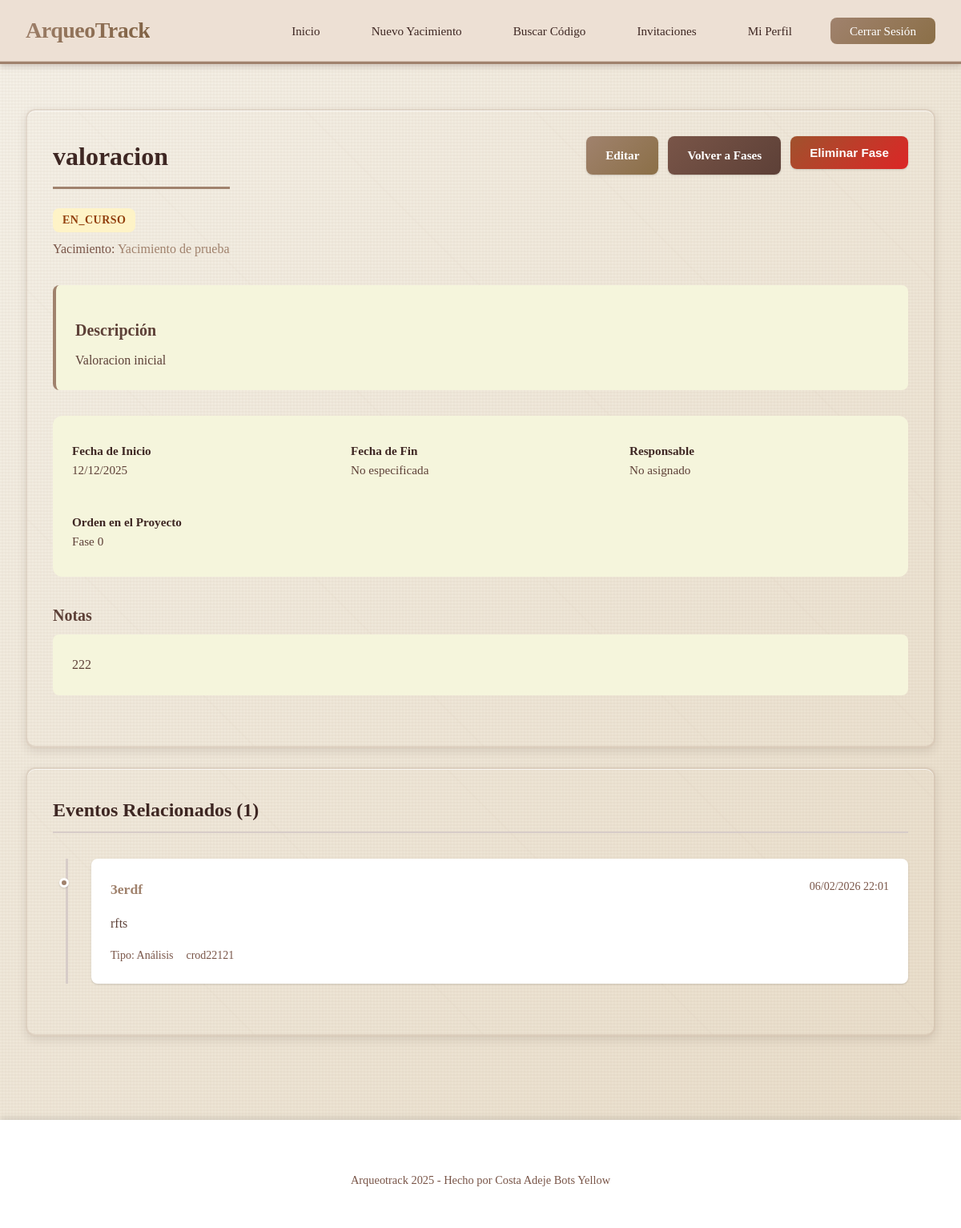
The app's page /fase/2 (signed in) with its own data.
### app/models/fase.py (models this page shows, shortened)
class FaseProyecto(db.Model):
    __tablename__ = 'fases_proyecto'
    id = db.Column(db.Integer, primary_key=True)
    yacimiento_id = db.Column(db.Integer, db.ForeignKey('yacimientos.id'), nullable=False, index=True)
    responsable_id = db.Column(db.Integer, db.ForeignKey('usuarios.id'))
    nombre = db.Column(db.String(100), nullable=False)
    descripcion = db.Column(db.Text)
    estado = db.Column(db.String(50), default='planificada')  # planificada, en_curso, finalizada
    orden = db.Column(db.Integer, default=0)
    fecha_inicio = db.Column(db.Date)
    fecha_fin = db.Column(db.Date)
    objetivos = db.Column(db.Text)
    metodologia = db.Column(db.Text)
    recursos_necesarios = db.Column(db.Text)
    resultados_esperados = db.Column(db.Text)
    presupuesto = db.Column(db.Float)
    equipo_participante = db.Column(db.Text)
    notas = db.Column(db.Text)
    fecha_creacion = db.Column(db.DateTime, default=datetime.utcnow, nullable=False)
    yacimiento = db.relationship(
        'Yacimiento',
        back_populates='fases'
    )
    responsable = db.relationship(
        'Usuario',
        back_populates='fases_responsable',
        foreign_keys=[responsable_id]
    )
    eventos = db.relationship(
        'Evento',
        back_populates='fase',
        cascade='all, delete-orphan',
        lazy='dynamic'
    )
    __table_args__ = (
        db.Index('idx_fases_yacimiento_orden', 'yacimiento_id', 'orden'),
    )

### app/models/yacimiento.py (models this page shows, shortened)
class Yacimiento(db.Model):
    __tablename__ = 'yacimientos'
    id = db.Column(db.Integer, primary_key=True)
    user_id = db.Column(db.Integer, db.ForeignKey('usuarios.id'), nullable=False, index=True)
    nombre = db.Column(db.String(200), nullable=False)
    ubicacion = db.Column(db.String(300))
    descripcion = db.Column(db.Text)
    lat = db.Column(db.Float)
    lng = db.Column(db.Float)
    polygon_geojson = db.Column(db.Text)  # GeoJSON del polígono (almacenado como texto)
    area_m2 = db.Column(db.Float)  # Área en metros cuadrados
    altitud_media = db.Column(db.Float)
    responsable = db.Column(db.String(100))
    fecha_inicio = db.Column(db.Date)
    fecha_fin = db.Column(db.Date)
    fecha_creacion = db.Column(db.DateTime, default=datetime.utcnow, nullable=False)
    fecha_actualizacion = db.Column(db.DateTime, default=datetime.utcnow, onupdate=datetime.utcnow)
    propietario = db.relationship(
        'Usuario',
        back_populates='yacimientos'
    )
    hallazgos = db.relationship(
        'Hallazgo',
        back_populates='yacimiento',
        cascade='all, delete-orphan',
        lazy='dynamic'
    )
    sectores = db.relationship(
        'Sector',
        back_populates='yacimiento',
        cascade='all, delete-orphan',
        lazy='dynamic'
    )
    fases = db.relationship(
        'FaseProyecto',
        back_populates='yacimiento',
        cascade='all, delete-orphan',
        lazy='dynamic',
        order_by='FaseProyecto.orden'
    )
    eventos = db.relationship(
        'Evento',
        back_populates='yacimiento',
        cascade='all, delete-orphan',
        lazy='dynamic',
        order_by='Evento.fecha.desc()'
    )
    invitaciones = db.relationship(
        'Invitacion',
        back_populates='yacimiento',
        cascade='all, delete-orphan',
        lazy='dynamic'
    )
    __table_args__ = (
        db.Index('idx_yacimientos_user_fecha', 'user_id', 'fecha_creacion'),
    )

### app/models/evento.py (models this page shows, shortened)
class Evento(db.Model):
    __tablename__ = 'eventos'
    id = db.Column(db.Integer, primary_key=True)
    yacimiento_id = db.Column(db.Integer, db.ForeignKey('yacimientos.id'), nullable=False, index=True)
    usuario_id = db.Column(db.Integer, db.ForeignKey('usuarios.id'), nullable=False)
    fase_id = db.Column(db.Integer, db.ForeignKey('fases_proyecto.id'))
    hallazgo_id = db.Column(db.Integer, db.ForeignKey('hallazgos.id'))
    sector_id = db.Column(db.Integer, db.ForeignKey('sectores.id'))
    tipo = db.Column(db.String(50), nullable=False)  # hallazgo, reunion, cambio_estado, analisis, decision, visita, entrega, otro
    titulo = db.Column(db.String(200), nullable=False)
    descripcion = db.Column(db.Text, nullable=False)
    fecha = db.Column(db.DateTime, default=datetime.utcnow, nullable=False, index=True)
    ubicacion = db.Column(db.String(200))
    participantes = db.Column(db.Text)
    resultados = db.Column(db.Text)
    prioridad = db.Column(db.String(20), default='media')  # baja, media, alta, urgente
    estado_evento = db.Column(db.String(20), default='pendiente')  # pendiente, en_progreso, completado, cancelado
    yacimiento = db.relationship(
        'Yacimiento',
        back_populates='eventos'
    )
    usuario = db.relationship(
        'Usuario',
        back_populates='eventos'
    )
    fase = db.relationship(
        'FaseProyecto',
        back_populates='eventos'
    )
    hallazgo = db.relationship(
        'Hallazgo',
        back_populates='eventos'
    )
    sector = db.relationship(
        'Sector',
        back_populates='eventos'
    )
    __table_args__ = (
        db.Index('idx_eventos_yacimiento_fecha', 'yacimiento_id', 'fecha'),
        db.Index('idx_eventos_tipo', 'tipo'),
    )

### app/models/user.py (models this page shows, shortened)
class Usuario(db.Model, UserMixin):
    __tablename__ = 'usuarios'
    id = db.Column(db.Integer, primary_key=True)
    nombre_usuario = db.Column(db.String(80), unique=True, nullable=False, index=True)
    email = db.Column(db.String(120), unique=True, nullable=False, index=True)
    contraseña = db.Column('password_hash', db.String(200), nullable=False)
    nombre = db.Column(db.String(100), nullable=False)
    apellidos = db.Column(db.String(100), nullable=False)
    fecha_nacimiento = db.Column(db.Date, nullable=False)
    ocupacion = db.Column(db.String(50), nullable=True)
    fecha_registro = db.Column(db.DateTime, default=datetime.utcnow)
    activo = db.Column(db.Boolean, default=True)
    rol = db.Column(db.String(20), default='arqueologo')
    yacimientos = db.relationship('Yacimiento', back_populates='propietario', lazy='dynamic')
    hallazgos = db.relationship('Hallazgo', back_populates='propietario', lazy='dynamic', foreign_keys='Hallazgo.user_id')
    hallazgos_encontrados = db.relationship('Hallazgo', back_populates='encontrado_por', lazy='dynamic', foreign_keys='Hallazgo.encontrado_por_id')
    eventos = db.relationship('Evento', back_populates='usuario', lazy='dynamic')
    comentarios = db.relationship('Comentario', back_populates='usuario', lazy='dynamic')
    fases_responsable = db.relationship('FaseProyecto', back_populates='responsable', lazy='dynamic')
    invitaciones_enviadas = db.relationship('Invitacion', back_populates='invitado_por', lazy='dynamic', foreign_keys='Invitacion.invitado_por_id')
    invitaciones_recibidas = db.relationship('Invitacion', back_populates='invitado', lazy='dynamic', foreign_keys='Invitacion.invitado_id')
    def has_permission(self, yacimiento_id, permission):
        from app.models.invitacion import Invitacion
        from app.models.yacimiento import Yacimiento
        yacimiento = Yacimiento.query.get(yacimiento_id)
        if not yacimiento:
            return False, None
        if self.id == yacimiento.user_id:
            return True, 'propietario'

### app/blueprints/fase.py (the view)
@fase_bp.route('/fase/<int:fase_id>')
@login_required
def detalle(fase_id):
    fase = FaseProyecto.query.get_or_404(fase_id)
    puede_ver, _ = current_user.has_permission(fase.yacimiento_id, 'read')
    if not puede_ver:
        abort(403)
    eventos = Evento.query.filter_by(fase_id=fase_id).order_by(Evento.fecha.desc()).all()
    return render_template(
        'fases/detalle.html',
        fase=fase,
        eventos=eventos,
        time_ago=time_ago
    )

### templates/fases/detalle.html (shortened to what this page needs)
{% extends "base.html" %}
{% block content %}
<div class="main-content">
    <div class="card">
        <div style="display: flex; justify-content: space-between; align-items: start; flex-wrap: wrap; gap: 1rem; margin-bottom: 1.5rem;">
            <div>
                <h1>{{ fase.nombre }}</h1>
                <p style="margin: 0.5rem 0;">
                    <span class="badge badge-{% if fase.estado == 'finalizada' %}success{% elif fase.estado == 'activa' %}info{% else %}warning{% endif %}">
                        {{ fase.estado|upper }}
                    </span>
                </p>
                <p style="color: var(--gray); margin-top: 0.5rem;">
                    Yacimiento: <a href="/yacimiento/{{ fase.yacimiento.id }}" style="color: var(--primary-color); text-decoration: none;">{{ fase.yacimiento.nombre }}</a>
                </p>
            </div>
            <div class="button-group" style="margin: 0;">
                <a href="/editar_fase/{{ fase.id }}" class="btn">Editar</a>
                <a href="/yacimiento/{{ fase.yacimiento_id }}/fases" class="btn btn-secondary">Volver a Fases</a>
                <form method="POST" action="/eliminar_fase/{{ fase.id }}" style="display: inline;" onsubmit="return confirm('¿Estás seguro de eliminar esta fase?');">
            <button type="submit" class="btn btn-danger">Eliminar Fase</button>
        </form>
            </div>
        </div>
        {% if fase.descripcion %}
        <div style="margin: 2rem 0; padding: 1.5rem; background: var(--light-gray); border-radius: var(--border-radius); border-left: 4px solid var(--primary-color);">
            <h3>Descripción</h3>
            <p style="color: var(--dark-secondary); line-height: 1.7; margin: 0.5rem 0 0 0;">{{ fase.descripcion }}</p>
        </div>
        {% endif %}
        <div class="detail-grid" style="grid-template-columns: repeat(auto-fit, minmax(250px, 1fr)); gap: 1.5rem; padding: 1.5rem; background: var(--light-gray); border-radius: var(--border-radius-lg);">
            <div class="detail-item">
                <strong>Fecha de Inicio</strong><br>
                <span style="color: var(--dark-secondary);">{{ fase.fecha_inicio.strftime('%d/%m/%Y') if fase.fecha_inicio else 'No especificada' }}</span>
            </div>
            <div class="detail-item">
                <strong>Fecha de Fin</strong><br>
                <span style="color: var(--dark-secondary);">{{ fase.fecha_fin.strftime('%d/%m/%Y') if fase.fecha_fin else 'No especificada' }}</span>
            </div>
            <div class="detail-item">
                <strong>Responsable</strong><br>
                <span style="color: var(--dark-secondary);">{{ fase.responsable.nombre_usuario if fase.responsable else 'No asignado' }}</span>
            </div>
            <div class="detail-item">
                <strong>Orden en el Proyecto</strong><br>
                <span style="color: var(--dark-secondary);">Fase {{ fase.orden }}</span>
            </div>
        </div>
        {% if fase.notas %}
        <div style="margin: 2rem 0;">
            <h3>Notas</h3>
            <p style="color: var(--dark-secondary); line-height: 1.7; background: var(--light-gray); padding: 1.5rem; border-radius: var(--border-radius);">
                {{ fase.notas }}
            </p>
        </div>
        {% endif %}
    </div>
    {% if eventos %}
    <div class="card">
        <h2>Eventos Relacionados ({{ eventos|length }})</h2>
        <div class="timeline-container" style="margin-top: 2rem;">
            <div class="timeline-line"></div>
            {% for evento in eventos %}
            <div class="timeline-event">
                <div class="timeline-dot"></div>
                <div class="timeline-header">
                    <strong class="timeline-title">{{ evento.titulo }}</strong>
                    <span class="timeline-date">{{ evento.fecha.strftime('%d/%m/%Y %H:%M') }}</span>
                </div>
                <div class="timeline-description">
                    <p>{{ evento.descripcion }}</p>
                </div>
                <div class="timeline-meta">
                    <span>Tipo: {% if evento.tipo == 'hallazgo' %}Hallazgo{% elif evento.tipo == 'reunion' %}Reunión{% elif evento.tipo == 'analisis' %}Análisis{% elif evento.tipo == 'cambio_estado' %}Cambio de Estado{% elif evento.tipo == 'decision' %}Decisión{% elif evento.tipo == 'visita' %}Visita{% elif evento.tipo == 'entrega' %}Entrega{% else %}Otro{% endif %}</span>
                    {% if evento.usuario %}
                    <span>{{ evento.usuario.nombre_usuario }}</span>
                    {% endif %}
                </div>
            </div>
            {% endfor %}
        </div>
    </div>
    {% endif %}
</div>
{% endblock %}

### records on screen
FaseProyecto: nombre "valoracion", estado "EN_CURSO", descripcion "Valoracion inicial", fecha_inicio "12/12/2025", fecha_fin "No especificada", orden "0", notas "222"
Yacimiento: yacimiento.nombre "Yacimiento de prueba"
Evento: titulo "3erdf", fecha "06/02/2026 22:01", descripcion "rfts", tipo "Análisis", usuario.nombre_usuario "crod22121"

### other values on screen
{{ fase.responsable.nombre_usuario if fase.responsable else 'No asignado' }} "No asignado"
{{ eventos|length }} "1"
